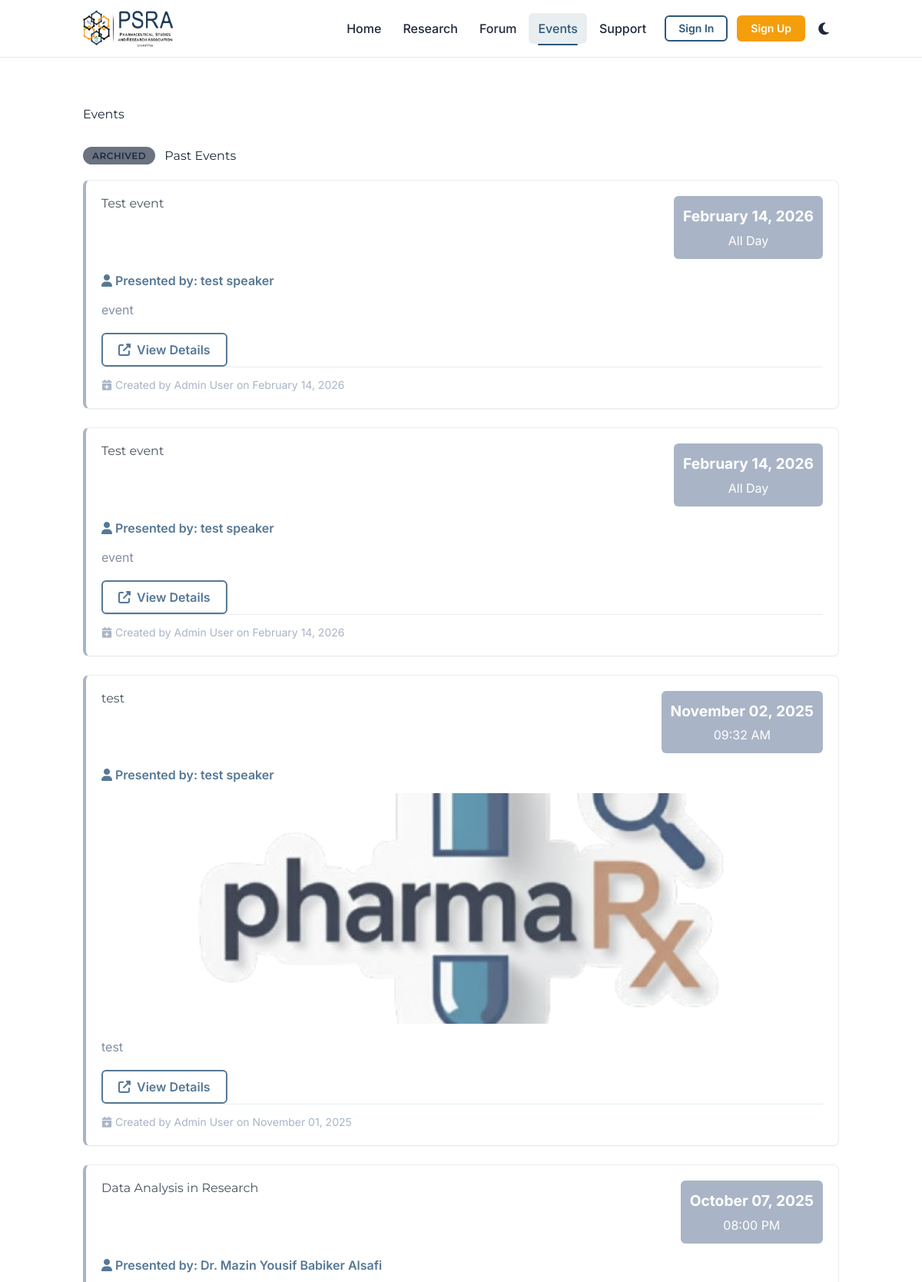
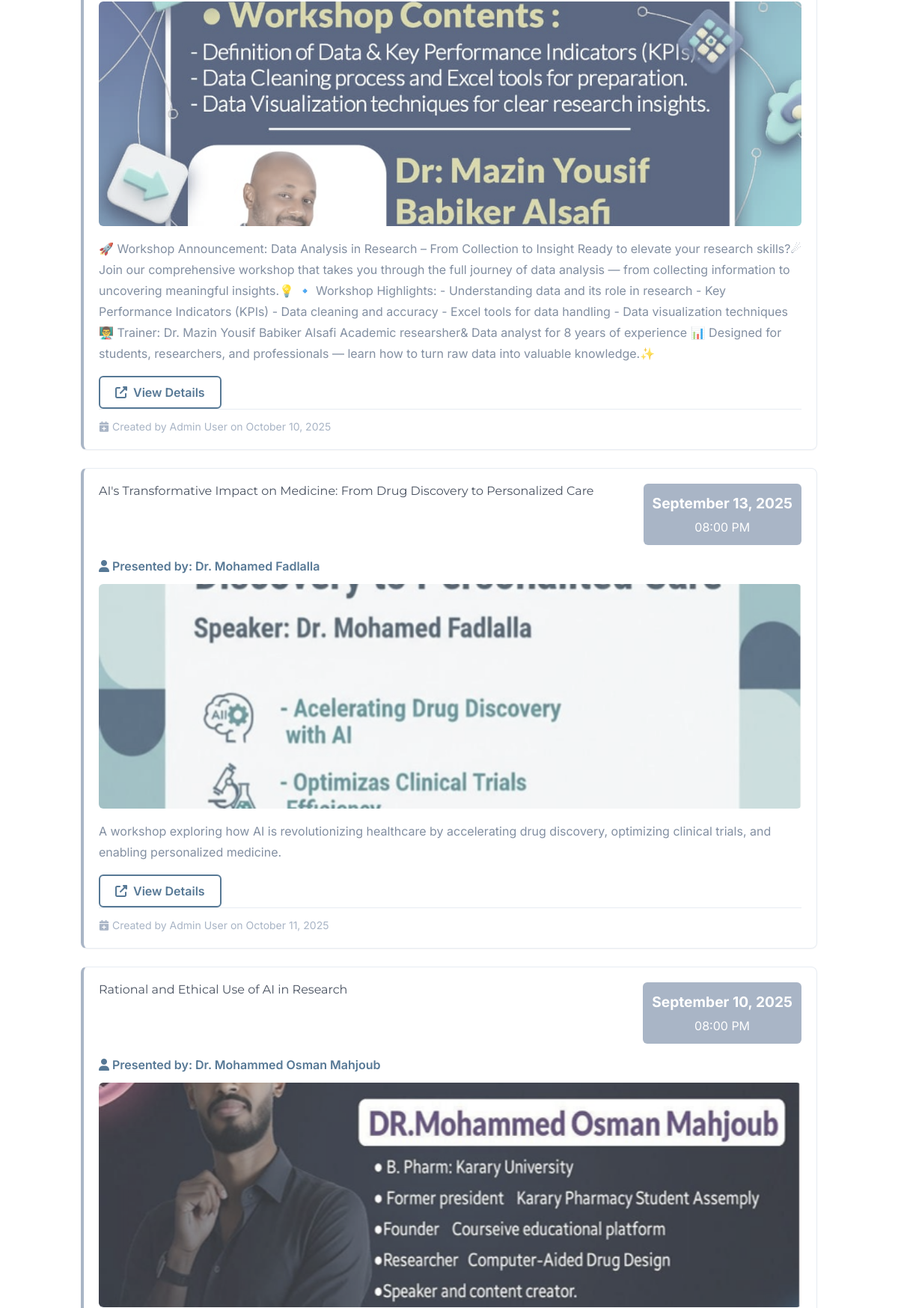
The app's page /events (upper part) with its own data (2 pictures, top to bottom).
### models.py (models this page shows, shortened)
class Event(db.Model):
    id = db.Column(db.Integer, primary_key=True)
    title = db.Column(db.String(200), nullable=False)
    description = db.Column(db.Text, nullable=True)
    event_date = db.Column(db.Date, nullable=False)
    event_time = db.Column(db.Time, nullable=True)
    image_url = db.Column(db.String(200), default=None)
    presenter = db.Column(db.String(200), nullable=True)
    event_url = db.Column(db.String(500), nullable=True)
    is_archived = db.Column(db.Boolean, default=False)
    created_by = db.Column(db.Integer, db.ForeignKey('user.id'), nullable=False)
    created_at = db.Column(db.DateTime, default=datetime.utcnow)

class User(UserMixin, db.Model):
    id = db.Column(db.Integer, primary_key=True)
    name = db.Column(db.String(100), nullable=False)
    email = db.Column(db.String(120), unique=True, nullable=False)
    password_hash = db.Column(db.String(128), nullable=False)
    batch_number = db.Column(db.Integer, nullable=True)
    phone_number = db.Column(db.String(20), nullable=True)
    whatsapp_number = db.Column(db.String(20), nullable=True)
    is_member = db.Column(db.Boolean, default=False)
    status = db.Column(db.String(20), default='student')  # 'student', 'alumni', 'undergraduate'
    headline = db.Column(db.String(200), nullable=True)
    location = db.Column(db.String(100), nullable=True)
    about = db.Column(db.Text, nullable=True)
    skills = db.Column(db.Text, nullable=True)  # Comma-separated skills
    education = db.Column(db.Text, nullable=True)  # JSON array of education entries
    experience = db.Column(db.Text, nullable=True)  # JSON array of work experience entries
    linkedin_url = db.Column(db.String(200), nullable=True)
    website_url = db.Column(db.String(200), nullable=True)
    cover_photo_url = db.Column(db.String(200), default=None)
    profile_picture_url = db.Column(db.String(200), default=None)
    languages = db.Column(db.Text, nullable=True)  # Comma-separated languages
    certifications = db.Column(db.Text, nullable=True)  # JSON or text for certifications
    projects = db.Column(db.Text, nullable=True)  # JSON or text for projects
    publications = db.Column(db.Text, nullable=True)  # Research publications
    professional_summary = db.Column(db.Text, nullable=True)  # Separate from about
    is_admin = db.Column(db.Boolean, default=False)
    email_notifications_enabled = db.Column(db.Boolean, default=True)
    event_reminders_enabled = db.Column(db.Boolean, default=True)
    new_research_alerts_enabled = db.Column(db.Boolean, default=True)
    created_at = db.Column(db.DateTime, default=datetime.utcnow)
    posts = db.relationship('Post', backref='author', lazy=True)
    comments = db.relationship('Comment', backref='author', lazy=True)
    likes = db.relationship('Like', backref='user', lazy=True)
    events = db.relationship('Event', backref='creator', lazy=True)

### app.py (the view)
@app.route('/events')
def events():
    events_data = EventService.get_categorized_events()
    return render_template('events.html',
                          live_events=events_data['live'],
                          upcoming_events=events_data['upcoming'],
                          archived_events=events_data['archived'])

### app.py (called while the page is built)
@app.context_processor
def inject_unread_messages():
    if current_user.is_authenticated:
        unread_count = Message.query.filter_by(receiver_id=current_user.id, is_read=False).count()
        return {'unread_message_count': unread_count}
    return {'unread_message_count': 0}

### services/event_service.py (called while the page is built)
    @staticmethod
    def archive_past_events(today: date, now: time) -> int:
        past_events = Event.query.filter(
            (Event.event_date < today) |
            ((Event.event_date == today) & (Event.event_time <= now) & (Event.event_time.isnot(None)))
        ).filter(Event.is_archived == False).all()
        count = 0
        for event in past_events:
            event.is_archived = True
            count += 1
        if count > 0:
            db.session.commit()
        return count

### templates/events.html (shortened to what this page needs)
{% extends "base.html" %}
{% block content %}
<section class="section">
    <div class="container">
        <h2>Events</h2>
        {% if archived_events %}
        <div class="events-section">
            <h3 class="section-title">
                <span class="badge" style="background-color: #6b7280;">ARCHIVED</span>
                Past Events
            </h3>
            <div class="events-list">
                {% for event in archived_events %}
                <div class="card event-card archived-event">
                    <div class="card-body">
                        <div class="event-header">
                            <h3>{{ event.title }}</h3>
                            <div class="event-date archived-date">
                                <div style="font-size: 1.2rem; font-weight: bold;">
                                    {{ event.event_date.strftime('%B %d, %Y') }}
                                </div>
                                {% if event.event_time %}
                                <div style="font-size: 1rem; margin-top: 5px;">
                                    {{ event.event_time.strftime('%I:%M %p') }}
                                </div>
                                {% else %}
                                <div style="font-size: 1rem; margin-top: 5px;">
                                    All Day
                                </div>
                                {% endif %}
                            </div>
                        </div>
                        {% if event.presenter %}
                        <div class="event-presenter">
                            <i class="fas fa-user"></i> Presented by: {{ event.presenter }}
                        </div>
                        {% endif %}
                        {% if event.image_url %}
                        <div class="event-image">
                            <img src="{{ url_for('static', filename='images/' + event.image_url) }}" alt="{{ event.title }} Image" style="filter: grayscale(50%);">
                        </div>
                        {% endif %}
                        {% if event.description %}
                        <div class="event-description">
                            {{ event.description }}
                        </div>
                        {% endif %}
                        {% if event.event_url %}
                        <div class="event-link">
                            <a href="{{ event.event_url }}" target="_blank" class="btn btn-outline">
                                <i class="fas fa-external-link-alt"></i> View Details
                            </a>
                        </div>
                        {% endif %}
                        <div class="event-meta">
                            <i class="fas fa-calendar-plus"></i> Created by {{ event.creator.name }} on {{ event.created_at.strftime('%B %d, %Y') }}
                        </div>
                    </div>
                </div>
                {% endfor %}
            </div>
        </div>
        {% endif %}
    </div>
</section>
{% endblock %}

### records on screen
Event: title "Test event", event_date "February 14, 2026", shows "All Day", presenter "test speaker", description "event", creator.name "Admin User", created_at "February 14, 2026"
Event: title "Test event", event_date "February 14, 2026", shows "All Day", presenter "test speaker", description "event", creator.name "Admin User", created_at "February 14, 2026"
Event: title "test", event_date "November 02, 2025", event_time "09:32 AM", presenter "test speaker", image_url+title (picture), description "test", creator.name "Admin User", created_at "November 01, 2025"
Event: title "Data Analysis in Research", event_date "October 07, 2025", event_time "08:00 PM", presenter "Dr. Mazin Yousif Babiker Alsafi", image_url (picture), description "🚀 Workshop Announcement: Data Analysis in Research – From Collection to Insight Ready to elevate your research skills?☄ Join our comprehensive workshop that takes you through the full journey of data analysis — from collecting information to uncovering meaningful insights.💡 🔹 Workshop Highlights: - Understanding data and its role in research - Key Performance Indicators (KPIs) - Data cleaning and accuracy - Excel tools for data handling - Data visualization techniques 👨‍🏫 Trainer: Dr. Mazin Yousif Babiker Alsafi Academic researsher& Data analyst for 8 years of experience 📊 Designed for students, researchers, and professionals — learn how to turn raw data into valuable knowledge.✨", creator.name "Admin User", created_at "October 10, 2025"
Event: title "AI's Transformative Impact on Medicine: From Drug Discovery to Personalized Care", event_date "September 13, 2025", event_time "08:00 PM", presenter "Dr. Mohamed Fadlalla", image_url (picture), description "A workshop exploring how AI is revolutionizing healthcare by accelerating drug discovery, optimizing clinical trials, and enabling personalized medicine.", creator.name "Admin User", created_at "October 11, 2025"
Event: title "Rational and Ethical Use of AI in Research", event_date "September 10, 2025", event_time "08:00 PM", presenter "Dr. Mohammed Osman Mahjoub", image_url (picture)
